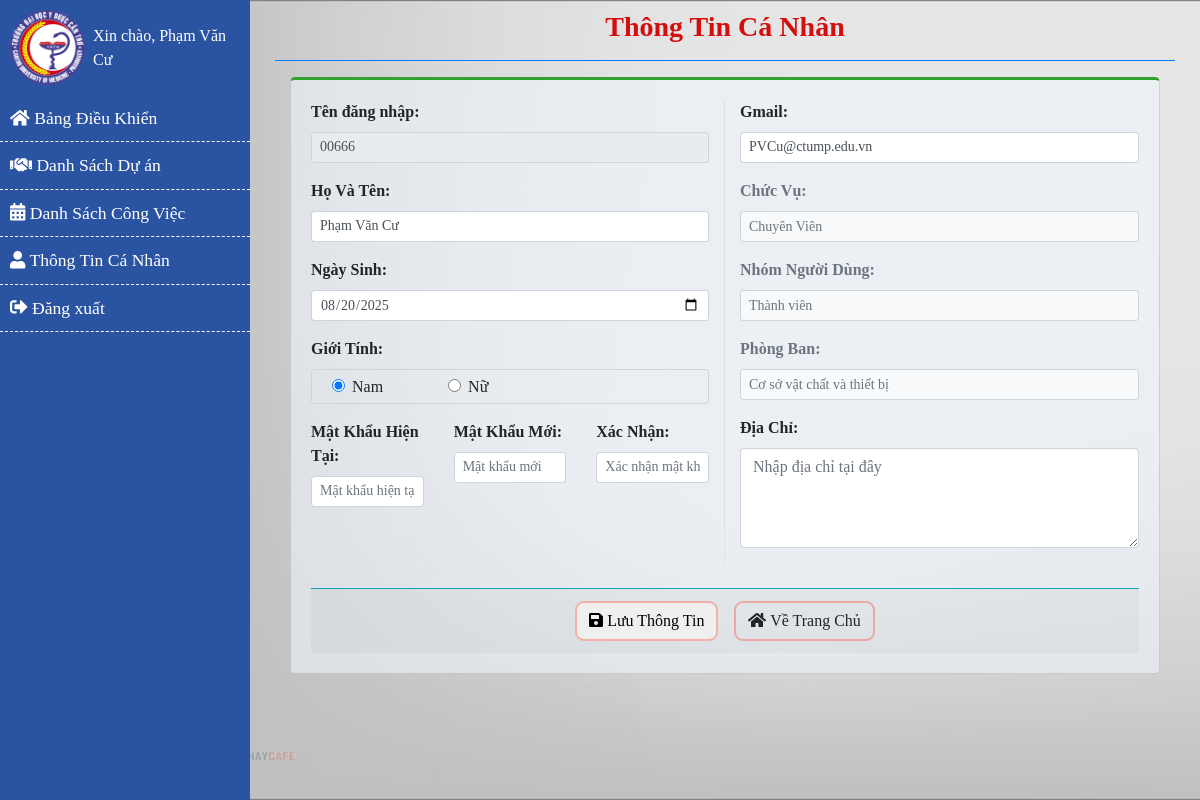
Screenshot of /capquanly/thongtincanhan.php (signed in) with the database file from the repository.
### tables this page shows
CREATE TABLE `thanhvien` (
  `TV_MA` varchar(50) NOT NULL,
  `TV_TEN` varchar(255) NOT NULL,
  `TV_NGAYSINH` date NOT NULL,
  `TV_GIOITINH` varchar(10) NOT NULL,
  `TV_QUEQUAN` varchar(100) NOT NULL,
  `TV_EMAIL` varchar(255) NOT NULL,
  `TV_MATKHAU` varchar(255) NOT NULL,
  `PB_MA` varchar(50) NOT NULL,
  `active` tinyint(1) NOT NULL DEFAULT '0',
  `CV_MA` int NOT NULL,
  `NND_MA` int NOT NULL
);

CREATE TABLE `chucvu` (
  `CV_MA` int NOT NULL,
  `CV_TEN` varchar(255) NOT NULL
);

CREATE TABLE `nhomnguoidung` (
  `NND_MA` int NOT NULL,
  `NND_TEN` varchar(100) NOT NULL
);

CREATE TABLE `phongban` (
  `PB_MA` varchar(50) NOT NULL,
  `PB_TEN` varchar(255) NOT NULL
);

### capquanly/thongtincanhan.php (the view, shortened to what this page needs)
<?php
include('../config.php');
$username = $_SESSION['code'];
$query = "SELECT tv.*, cv.CV_TEN, nnd.NND_TEN, pb.PB_TEN
          FROM thanhvien tv
          LEFT JOIN chucvu cv ON tv.CV_MA = cv.CV_MA
          LEFT JOIN nhomnguoidung nnd ON tv.NND_MA = nnd.NND_MA
          LEFT JOIN phongban pb ON tv.PB_MA = pb.PB_MA
          WHERE tv.TV_MA = '$username'";
$result = mysqli_query($conn, $query);
if (mysqli_num_rows($result) > 0) {
    $member = mysqli_fetch_assoc($result);
} else {
    echo "Không tìm thấy thông tin người dùng với username: " . htmlspecialchars($username);
    echo "<br>Vui lòng kiểm tra lại thông tin đăng nhập.";
    exit();
}
?>
<!DOCTYPE html>
<html>
<head>
    <link rel="stylesheet" href="https://stackpath.bootstrapcdn.com/bootstrap/4.1.0/css/bootstrap.min.css">
    <link rel="stylesheet" href="../style/style2.css">
    <link rel="stylesheet" href="https://cdnjs.cloudflare.com/ajax/libs/malihu-custom-scrollbar-plugin/3.1.5/jquery.mCustomScrollbar.min.css">
</head>
<body>
    <div class="wrapper">
        <?php include ("../menu.php"); ?>
        <div id="content">
            <div class="content-header">
                <div class="container-fluid">
                <div class="row mb-2">
                        <div class="col-sm-12">
                            <h3 class="m-0" style="color: #d30e0e; font-weight: 700; text-align: center;">Thông Tin Cá Nhân</h3>
                        </div>
                    </div>
                    <hr class="border-primary">
                </div>
            </div>
<section class="content">
                <div class="container-fluid">
                    <div class="col-lg-12">
                        <div class="card card-outline card-primary" style="border-top: 3px solid rgb(48, 162, 48); border-radius: 5px;">
                            <div class="card-body">
                                 <form method="post">
                                     <div class="row">
                                         <?php $is_admin = (isset($member['NND_MA']) && (int)$member['NND_MA'] === 1); ?>
                                         <div class="col-md-6 border-right">
                                             <div class="form-group">
                                                 <label for="tv_ma"><strong>Tên đăng nhập:</strong></label>
                                                 <input type="text" id="tv_ma" name="tv_ma" class="form-control form-control-sm" value="<?php echo htmlspecialchars($member['TV_MA']); ?>" <?php echo $is_admin ? '' : 'readonly'; ?>>
                                             </div>
                                             <div class="form-group">
                                                 <label><strong>Họ Và Tên:</strong></label>
                                                 <input type="text" class="form-control form-control-sm" required name="txtName" value="<?php echo htmlspecialchars($member['TV_TEN']); ?>">
                                             </div>
                                             <div class="form-group">
                                                 <label><strong>Ngày Sinh:</strong></label>
                                                 <input type="date" class="form-control form-control-sm" autocomplete="off" name="txtNgaySinh" value="<?php echo $member['TV_NGAYSINH']; ?>">
                                             </div>
                                             <div class="form-group">
                                                 <label><strong>Giới Tính:</strong></label>
                                                 <div style="border-radius: 3px; border:0.5px solid #CED4DA; height: 35px; padding: 5px;">
                                                     <div class="row">
                                                         <div class="form-check" style="padding:0px 35px 0px 50px;">
                                                             <input class="form-check-input" type="radio" name="gioitinh" value="Nam" <?php echo ($member['TV_GIOITINH'] == 'Nam') ? 'checked' : ''; ?>>
                                                             <label class="form-check-label">Nam</label>
                                                         </div>
                                                         <div class="form-check" style="padding-left: 50px;">
                                                             <input class="form-check-input" type="radio" name="gioitinh" value="Nữ" <?php echo ($member['TV_GIOITINH'] == 'Nữ') ? 'checked' : ''; ?>>
                                                             <label class="form-check-label">Nữ</label>
                                                         </div>
                                                     </div>
                                                 </div>
                                             </div>
                                             <div class="form-group">
                                                 <div class="row">
                                                     <div class="col-md-4">
                                                         <label><strong>Mật Khẩu Hiện Tại:</strong></label>
                                                         <input type="password" class="form-control form-control-sm" name="txtMatKhauCu" placeholder="Mật khẩu hiện tại">
                                                     </div>
                                                     <div class="col-md-4">
                                                         <label><strong>Mật Khẩu Mới:</strong></label>
                                                         <input type="password" class="form-control form-control-sm" name="txtMatKhau" placeholder="Mật khẩu mới">
                                                     </div>
                                                     <div class="col-md-4">
                                                         <label><strong>Xác Nhận:</strong></label>
                                                         <input type="password" class="form-control form-control-sm" name="txtMatKhau2" placeholder="Xác nhận mật khẩu mới">
                                                     </div>
                                                 </div>
                                             </div>
                                         </div>
                                         <div class="col-md-6">
                                             <div class="form-group">
                                                 <label><strong>Gmail:</strong></label>
                                                 <input type="email" class="form-control form-control-sm" name="txtEmail" value="<?php echo htmlspecialchars($member['TV_EMAIL']); ?>">
                                             </div>
                                             <?php if ($is_admin): ?>
                                                 <?php
                                                 $chucvu_list = mysqli_query($conn, "SELECT * FROM chucvu");
                                                 $nnd_list = mysqli_query($conn, "SELECT * FROM nhomnguoidung");
                                                 $phongban_list = mysqli_query($conn, "SELECT * FROM phongban");
                                                 ?>
                                                 <div class="form-group">
                                                     <label><strong>Chức Vụ:</strong></label>
                                                     <select name="selectChucVu" class="form-control form-control-sm">
                                                         <?php while ($cv = mysqli_fetch_assoc($chucvu_list)): ?>
                                                             <option value="<?php echo $cv['CV_MA']; ?>" <?php echo ($cv['CV_MA'] == $member['CV_MA']) ? 'selected' : ''; ?>><?php echo htmlspecialchars($cv['CV_TEN']); ?></option>
                                                         <?php endwhile; ?>
                                                     </select>
                                                 </div>
                                                 <div class="form-group">
                                                     <label><strong>Nhóm Người Dùng:</strong></label>
                                                     <select name="selectNhomNguoiDung" class="form-control form-control-sm">
                                                         <?php while ($nnd = mysqli_fetch_assoc($nnd_list)): ?>
                                                             <option value="<?php echo $nnd['NND_MA']; ?>" <?php echo ($nnd['NND_MA'] == $member['NND_MA']) ? 'selected' : ''; ?>><?php echo htmlspecialchars($nnd['NND_TEN']); ?></option>
                                                         <?php endwhile; ?>
                                                     </select>
                                                 </div>
                                                 <div class="form-group">
                                                     <label><strong>Phòng Ban:</strong></label>
                                                     <select name="selectPhongBan" class="form-control form-control-sm">
                                                         <?php while ($pb = mysqli_fetch_assoc($phongban_list)): ?>
                                                             <option value="<?php echo $pb['PB_MA']; ?>" <?php echo ($pb['PB_MA'] == $member['PB_MA']) ? 'selected' : ''; ?>><?php echo htmlspecialchars($pb['PB_TEN']); ?></option>
                                                         <?php endwhile; ?>
                                                     </select>
                                                 </div>
                                             <?php else: ?>
                                                 <div class="form-group">
                                                     <label class="text-muted"><strong>Chức Vụ:</strong></label>
                                                     <div class="form-control form-control-sm bg-light text-muted" style="border: 1px solid #ced4da;">
                                                         <?php echo htmlspecialchars($member['CV_TEN'] ?: 'Chưa cập nhật'); ?>
                                                     </div>
                                                 </div>
                                                 <div class="form-group">
                                                     <label class="text-muted"><strong>Nhóm Người Dùng:</strong></label>
                                                     <div class="form-control form-control-sm bg-light text-muted" style="border: 1px solid #ced4da;">
                                                         <?php echo htmlspecialchars($member['NND_TEN'] ?: 'Chưa cập nhật'); ?>
                                                     </div>
                                                 </div>
                                                 <div class="form-group">
                                                     <label class="text-muted"><strong>Phòng Ban:</strong></label>
                                                     <div class="form-control form-control-sm bg-light text-muted" style="border: 1px solid #ced4da;">
                                                         <?php echo htmlspecialchars($member['PB_TEN'] ?: 'Chưa cập nhật'); ?>
                                                     </div>
                                                 </div>
                                             <?php endif; ?>
                                             <div class="form-group">
                                                 <label><strong>Địa Chỉ:</strong></label>
                                                 <textarea class="form-control" style="height: 100px" placeholder="Nhập địa chỉ tại đây" name="txtquequan"><?php echo htmlspecialchars($member['TV_QUEQUAN'] ?: ''); ?></textarea>
                                             </div>
                                         </div>
                                     </div>
                                 <br>
                                 <div class="card-footer border-top border-info">
                                     <div class="d-flex w-100 justify-content-center align-items-center">
                                         <button type="submit" id="btnluu" name="btnluu" class="btn btn-flat bg-gradient-primary mx-2" style="border-radius: 9px; border:2px solid #ff1e004d">
                                             <i class="fas fa-save"></i> Lưu Thông Tin
                                         </button>
                                         <a href="index.php" class="btn btn-flat bg-gradient-primary mx-2" style="border-radius: 9px; border:2px solid #ff1e004d">
                                             <i class="fas fa-home"></i> Về Trang Chủ
                                         </a>
                                     </div>
                                 </div>
                                 </form>
                            </div>
                        </div>
                    </div>
                </div>
            </section>
        </div>
    </div>
</body>
</html>

### style/style2.css (style rules this page uses)
body { font-family: 'NotoFont'; background: #fafafa; }
a, a:hover, a:focus { color: inherit; text-decoration: none; transition: all 0.3s; }
.wrapper { display: flex; width: 100%; }
#content .card { background-color: #f0f8ff8c !important; }
#content { background-image: url(bg.jpg); background-size: cover; background-position: center; background-repeat: no-repeat; width: calc(100% - 250px); padding: 10px; min-height: 100vh; transition: all 0.3s; position: absolute; top: 0; right: 0; }

### rows the page displays
thanhvien: tv_ma "00666", txtName "Phạm Văn Cư", txtNgaySinh "08/20/2025", TV_GIOITINH "☑", txtEmail "PVCu@ctump.edu.vn", CV_MA.CV_TEN "Chuyên Viên", NND_MA.NND_TEN "Thành viên", PB_MA.PB_TEN "Cơ sở vật chất và thiết bị"

### other values shown
$_SESSION['username'] "Phạm Văn Cư"
